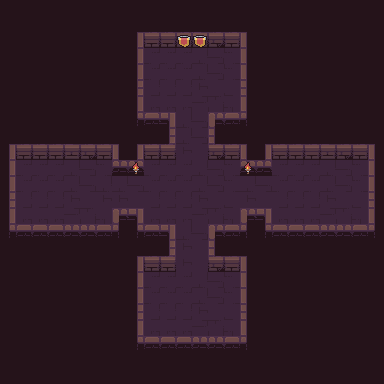

This game map was drawn from its Tiled (.tmx) file and the tilesets committed beside it. A one-line description and the full map source follow:
An orthogonal 24x24 tile map with 16x16 px tiles, 4 tile layers (background, road, wall, item), 3 tilesets.

<map version="1.2" tiledversion="1.3.4" orientation="orthogonal" renderorder="right-down" width="24" height="24" tilewidth="16" tileheight="16" infinite="0" nextlayerid="5" nextobjectid="1">
 <tileset firstgid="1" name="Dungeon_Tileset" tilewidth="16" tileheight="16" tilecount="100" columns="10">
  <image source="Dungeon_Tileset.png" width="160" height="160" />
 </tileset>
 <tileset firstgid="101" name="flag" tilewidth="16" tileheight="16" tilecount="4" columns="4">
  <image source="flag.png" width="64" height="16" />
  <tile id="0">
   <animation>
    <frame tileid="3" duration="200" />
    <frame tileid="2" duration="200" />
    <frame tileid="1" duration="200" />
    <frame tileid="0" duration="200" />
   </animation>
  </tile>
 </tileset>
 <tileset firstgid="105" name="torch" tilewidth="16" tileheight="16" tilecount="4" columns="4">
  <image source="torch.png" width="64" height="16" />
  <tile id="0">
   <animation>
    <frame tileid="3" duration="200" />
    <frame tileid="2" duration="200" />
    <frame tileid="1" duration="200" />
    <frame tileid="0" duration="200" />
   </animation>
  </tile>
 </tileset>
 <layer id="2" name="background" width="24" height="24">
  <data encoding="csv">
79,79,79,79,79,79,79,79,79,79,79,79,79,79,79,79,79,79,79,79,79,79,79,79,
79,79,79,79,79,79,79,79,79,79,79,79,79,79,79,79,79,79,79,79,79,79,79,79,
79,79,79,79,79,79,79,79,79,79,79,79,79,79,79,79,79,79,79,79,79,79,79,79,
79,79,79,79,79,79,79,79,79,79,79,79,79,79,79,79,79,79,79,79,79,79,79,79,
79,79,79,79,79,79,79,79,79,79,79,79,79,79,79,79,79,79,79,79,79,79,79,79,
79,79,79,79,79,79,79,79,79,79,79,79,79,79,79,79,79,79,79,79,79,79,79,79,
79,79,79,79,79,79,79,79,79,79,79,79,79,79,79,79,79,79,79,79,79,79,79,79,
79,79,79,79,79,79,79,79,79,79,79,79,79,79,79,79,79,79,79,79,79,79,79,79,
79,79,79,79,79,79,79,79,79,79,79,79,79,79,79,79,79,79,79,79,79,79,79,79,
79,79,79,79,79,79,79,79,79,79,79,79,79,79,79,79,79,79,79,79,79,79,79,79,
79,79,79,79,79,79,79,79,79,79,79,79,79,79,79,79,79,79,79,79,79,79,79,79,
79,79,79,79,79,79,79,79,79,79,79,79,79,79,79,79,79,79,79,79,79,79,79,79,
79,79,79,79,79,79,79,79,79,79,79,79,79,79,79,79,79,79,79,79,79,79,79,79,
79,79,79,79,79,79,79,79,79,79,79,79,79,79,79,79,79,79,79,79,79,79,79,79,
79,79,79,79,79,79,79,79,79,79,79,79,79,79,79,79,79,79,79,79,79,79,79,79,
79,79,79,79,79,79,79,79,79,79,79,79,79,79,79,79,79,79,79,79,79,79,79,79,
79,79,79,79,79,79,79,79,79,79,79,79,79,79,79,79,79,79,79,79,79,79,79,79,
79,79,79,79,79,79,79,79,79,79,79,79,79,79,79,79,79,79,79,79,79,79,79,79,
79,79,79,79,79,79,79,79,79,79,79,79,79,79,79,79,79,79,79,79,79,79,79,79,
79,79,79,79,79,79,79,79,79,79,79,79,79,79,79,79,79,79,79,79,79,79,79,79,
79,79,79,79,79,79,79,79,79,79,79,79,79,79,79,79,79,79,79,79,79,79,79,79,
79,79,79,79,79,79,79,79,79,79,79,79,79,79,79,79,79,79,79,79,79,79,79,79,
79,79,79,79,79,79,79,79,79,79,79,79,79,79,79,79,79,79,79,79,79,79,79,79,
79,79,79,79,79,79,79,79,79,79,79,79,79,79,79,79,79,79,79,79,79,79,79,79
</data>
 </layer>
 <layer id="1" name="road" width="24" height="24">
  <data encoding="csv">
0,0,0,0,0,0,0,0,0,0,0,0,0,0,0,0,0,0,0,0,0,0,0,0,
0,0,0,0,0,0,0,0,0,0,0,0,0,0,0,0,0,0,0,0,0,0,0,0,
0,0,0,0,0,0,0,0,0,0,0,0,0,0,0,0,0,0,0,0,0,0,0,0,
0,0,0,0,0,0,0,0,0,7,7,7,8,9,10,0,0,0,0,0,0,0,0,0,
0,0,0,0,0,0,0,0,0,7,7,7,8,9,10,0,0,0,0,0,0,0,0,0,
0,0,0,0,0,0,0,0,0,17,17,17,18,19,20,0,0,0,0,0,0,0,0,0,
0,0,0,0,0,0,0,0,0,27,27,27,28,29,30,0,0,0,0,0,0,0,0,0,
0,0,0,0,0,0,0,0,0,0,0,8,9,0,0,0,0,0,0,0,0,0,0,0,
0,0,0,0,0,0,0,0,0,0,0,8,9,0,0,0,0,0,0,0,0,0,0,0,
0,0,0,0,0,0,0,0,0,0,0,18,19,0,0,0,0,0,0,0,0,0,0,0,
0,7,7,7,8,9,10,0,0,7,7,7,8,9,10,0,0,7,7,7,8,9,10,0,
0,7,7,7,8,9,8,8,9,7,7,7,8,9,10,8,9,7,7,7,8,9,10,0,
0,17,17,17,18,19,18,18,19,17,17,17,18,19,20,18,19,17,17,17,18,19,20,0,
0,27,27,27,28,29,30,0,0,27,27,27,28,29,30,0,0,27,27,27,28,29,30,0,
0,0,0,0,0,0,0,0,0,0,0,8,9,0,0,0,0,0,0,0,0,0,0,0,
0,0,0,0,0,0,0,0,0,0,0,18,19,0,0,0,0,0,0,0,0,0,0,0,
0,0,0,0,0,0,0,0,0,0,0,18,19,0,0,0,0,0,0,0,0,0,0,0,
0,0,0,0,0,0,0,0,0,7,7,7,8,9,10,0,0,0,0,0,0,0,0,0,
0,0,0,0,0,0,0,0,0,7,7,7,8,9,10,0,0,0,0,0,0,0,0,0,
0,0,0,0,0,0,0,0,0,17,17,17,18,19,20,0,0,0,0,0,0,0,0,0,
0,0,0,0,0,0,0,0,0,27,27,27,28,29,30,0,0,0,0,0,0,0,0,0,
0,0,0,0,0,0,0,0,0,0,0,0,0,0,0,0,0,0,0,0,0,0,0,0,
0,0,0,0,0,0,0,0,0,0,0,0,0,0,0,0,0,0,0,0,0,0,0,0,
0,0,0,0,0,0,0,0,0,0,0,0,0,0,0,0,0,0,0,0,0,0,0,0
</data>
 </layer>
 <layer id="3" name="wall" width="24" height="24">
  <data encoding="csv">
0,0,0,0,0,0,0,0,0,0,0,0,0,0,0,0,0,0,0,0,0,0,0,0,
0,0,0,0,0,0,0,0,0,0,0,0,0,0,0,0,0,0,0,0,0,0,0,0,
0,0,0,0,0,0,0,0,11,2,2,2,3,4,5,16,0,0,0,0,0,0,0,0,
0,0,0,0,0,0,0,0,11,0,0,0,0,0,0,16,0,0,0,0,0,0,0,0,
0,0,0,0,0,0,0,0,11,0,0,0,0,0,0,16,0,0,0,0,0,0,0,0,
0,0,0,0,0,0,0,0,21,0,0,0,0,0,0,26,0,0,0,0,0,0,0,0,
0,0,0,0,0,0,0,0,31,0,0,0,0,0,0,36,0,0,0,0,0,0,0,0,
0,0,0,0,0,0,0,0,41,42,54,0,0,55,45,46,0,0,0,0,0,0,0,0,
0,0,0,0,0,0,0,0,0,0,21,0,0,26,0,0,0,0,0,0,0,0,0,0,
11,2,2,2,3,4,5,16,11,2,2,0,0,4,5,16,11,2,2,2,3,4,5,16,
11,0,0,0,0,0,0,43,43,0,0,0,0,0,0,43,43,0,0,0,0,0,0,16,
11,0,0,0,0,0,0,0,0,0,0,0,0,0,0,0,0,0,0,0,0,0,0,16,
21,0,0,0,0,0,0,0,0,0,0,0,0,0,0,0,0,0,0,0,0,0,0,26,
31,0,0,0,0,0,0,55,54,0,0,0,0,0,0,55,54,0,0,0,0,0,0,36,
41,42,42,42,43,44,45,46,41,42,54,0,0,55,45,46,41,42,42,42,43,44,45,46,
0,0,0,0,0,0,0,0,0,0,21,0,0,26,0,0,0,0,0,0,0,0,0,0,
0,0,0,0,0,0,0,0,11,2,2,0,0,4,5,16,0,0,0,0,0,0,0,0,
0,0,0,0,0,0,0,0,11,0,0,0,0,0,0,16,0,0,0,0,0,0,0,0,
0,0,0,0,0,0,0,0,11,0,0,0,0,0,0,16,0,0,0,0,0,0,0,0,
0,0,0,0,0,0,0,0,21,0,0,0,0,0,0,26,0,0,0,0,0,0,0,0,
0,0,0,0,0,0,0,0,31,0,0,0,0,0,0,36,0,0,0,0,0,0,0,0,
0,0,0,0,0,0,0,0,41,42,42,42,43,44,45,46,0,0,0,0,0,0,0,0,
0,0,0,0,0,0,0,0,0,0,0,0,0,0,0,0,0,0,0,0,0,0,0,0,
0,0,0,0,0,0,0,0,0,0,0,0,0,0,0,0,0,0,0,0,0,0,0,0
</data>
 </layer>
 <layer id="4" name="item" width="24" height="24">
  <data encoding="csv">
0,0,0,0,0,0,0,0,0,0,0,0,0,0,0,0,0,0,0,0,0,0,0,0,
0,0,0,0,0,0,0,0,0,0,0,0,0,0,0,0,0,0,0,0,0,0,0,0,
0,0,0,0,0,0,0,0,0,0,0,101,101,0,0,0,0,0,0,0,0,0,0,0,
0,0,0,0,0,0,0,0,0,0,0,0,0,0,0,0,0,0,0,0,0,0,0,0,
0,0,0,0,0,0,0,0,0,0,0,0,0,0,0,0,0,0,0,0,0,0,0,0,
0,0,0,0,0,0,0,0,0,0,0,0,0,0,0,0,0,0,0,0,0,0,0,0,
0,0,0,0,0,0,0,0,0,0,0,0,0,0,0,0,0,0,0,0,0,0,0,0,
0,0,0,0,0,0,0,0,0,0,0,0,0,0,0,0,0,0,0,0,0,0,0,0,
0,0,0,0,0,0,0,0,0,0,0,0,0,0,0,0,0,0,0,0,0,0,0,0,
0,0,0,0,0,0,0,0,0,0,0,0,0,0,0,0,0,0,0,0,0,0,0,0,
0,0,0,0,0,0,0,0,105,0,0,0,0,0,0,105,0,0,0,0,0,0,0,0,
0,0,0,0,0,0,0,0,0,0,0,0,0,0,0,0,0,0,0,0,0,0,0,0,
0,0,0,0,0,0,0,0,0,0,0,0,0,0,0,0,0,0,0,0,0,0,0,0,
0,0,0,0,0,0,0,0,0,0,0,0,0,0,0,0,0,0,0,0,0,0,0,0,
0,0,0,0,0,0,0,0,0,0,0,0,0,0,0,0,0,0,0,0,0,0,0,0,
0,0,0,0,0,0,0,0,0,0,0,0,0,0,0,0,0,0,0,0,0,0,0,0,
0,0,0,0,0,0,0,0,0,0,0,0,0,0,0,0,0,0,0,0,0,0,0,0,
0,0,0,0,0,0,0,0,0,0,0,0,0,0,0,0,0,0,0,0,0,0,0,0,
0,0,0,0,0,0,0,0,0,0,0,0,0,0,0,0,0,0,0,0,0,0,0,0,
0,0,0,0,0,0,0,0,0,0,0,0,0,0,0,0,0,0,0,0,0,0,0,0,
0,0,0,0,0,0,0,0,0,0,0,0,0,0,0,0,0,0,0,0,0,0,0,0,
0,0,0,0,0,0,0,0,0,0,0,0,0,0,0,0,0,0,0,0,0,0,0,0,
0,0,0,0,0,0,0,0,0,0,0,0,0,0,0,0,0,0,0,0,0,0,0,0,
0,0,0,0,0,0,0,0,0,0,0,0,0,0,0,0,0,0,0,0,0,0,0,0
</data>
 </layer>
</map>
